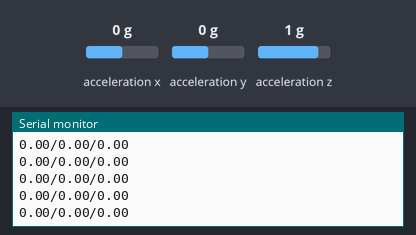
This sketch was run on a simulated Arduino Uno, built with avr-gcc and run on an emulated ATmega328P. Shown: the last lines printed to the serial monitor. Wiring (inferred from the names in the program): ADXL345 accelerometer at I2C address 0x53. Inputs (shaded band) come from the test bench; at power-on: acceleration x 0 g, acceleration y 0 g, acceleration z 1 g.

Above: at 1.2 s.
1.3 s: acceleration x set to -0.2 g
At 2.3 s:
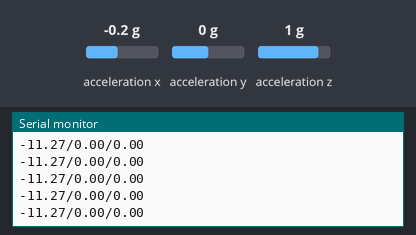
4.3 s: acceleration y set to -0.2 g
At 5.3 s:
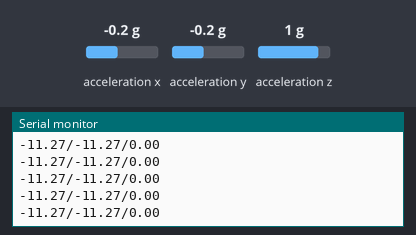
Timing chart, 0 to 7.3 s (numbered marks = the images above; inputs shaded):
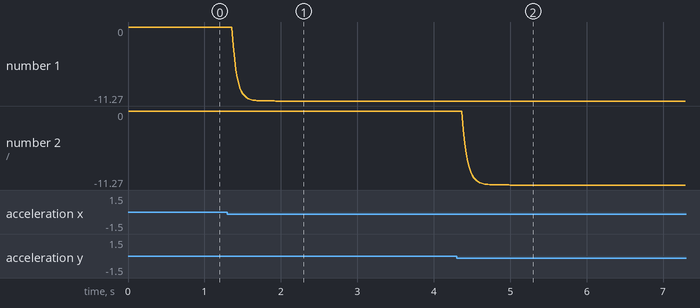

The sketch:

accelerometer.ino
```cpp
/*
    Arduino and ADXL345 Accelerometer - 3D Visualization Example
     by Dejan, https://howtomechatronics.com
*/
#include <Wire.h>  // Wire library - used for I2C communication

int ADXL345 = 0x53; // The ADXL345 sensor I2C address

int X_out, Y_out, Z_out;  // Outputs
float roll,pitch,rollF,pitchF, z, zF;

void setup() {
  Serial.begin(9600); // Initiate serial communication for printing the results on the Serial monitor

  Wire.begin(); // Initiate the Wire library
  // Set ADXL345 in measuring mode
  Wire.beginTransmission(ADXL345); // Start communicating with the device
  Wire.write(0x2D); // Access/ talk to POWER_CTL Register - 0x2D
  // Enable measurement
  Wire.write(8); // Bit D3 High for measuring enable (8dec -> 0000 1000 binary)
  Wire.endTransmission();
  delay(10);

  /*
  //Off-set Calibration
  //X-axis
  Wire.beginTransmission(ADXL345);
  Wire.write(0x1E);
  Wire.write(1);
  Wire.endTransmission();
  delay(10);
  //Y-axis
  Wire.beginTransmission(ADXL345);
  Wire.write(0x1F);
  Wire.write(-2);
  Wire.endTransmission();
  delay(10);

  //Z-axis
  Wire.beginTransmission(ADXL345);
  Wire.write(0x20);
  Wire.write(-9);
  Wire.endTransmission();
  delay(10);
  */
}

int sign(int x){
  if (x < 0)return -1;
  if (x > 0) return 1;
  return 0;
}

void loop() {
  // === Read acceleromter data === //
  Wire.beginTransmission(ADXL345);
  Wire.write(0x32); // Start with register 0x32 (ACCEL_XOUT_H)
  Wire.endTransmission(false);
  Wire.requestFrom(ADXL345, 6, true); // Read 6 registers total, each axis value is stored in 2 registers
  X_out = ( Wire.read() | Wire.read() << 8); // X-axis value
  Y_out = ( Wire.read() | Wire.read() << 8); // Y-axis value
  Z_out = ( Wire.read() | Wire.read() << 8); // Z-axis value

  // Calculate Roll and Pitch (rotation around X-axis, rotation around Y-axis)

  roll = atan2(X_out, Z_out) * 180.0 / PI;
  pitch = atan2(Y_out, Z_out) * 180.0 / PI;
  int lower_bound = 50;
  if (pow(X_out, 2) + pow(Z_out, 2) < pow(lower_bound, 2) * 2) roll=0;
  if (pow(Y_out, 2) + pow(Z_out, 2) < pow(lower_bound, 2) * 2) pitch =0;

  /*roll = atan2(Y_out, sqrt(pow(X_out, 2) + pow(Z_out, 2))) * 180 / PI;
  pitch = atan2(-1 * X_out, sqrt(pow(Y_out, 2) + pow(Z_out, 2))) * 180 / PI;*/


  // Low-pass filter
  rollF = 0.75 * rollF + 0.25 * roll;
  pitchF = 0.75 * pitchF + 0.25 * pitch;
  zF = 0.75 * zF + 0.25 * z;

  Serial.print(rollF);
  Serial.print("/");
  Serial.print(pitchF);
  Serial.print("/");
  Serial.println(zF);
}
```

Measured:
- after the input at 1.3 s, the serial monitor: prints a new line after 0.08 s (image 1)
- after the input at 4.3 s, the serial monitor: prints a new line after 0.08 s (image 2)
- plotted number 1: 0 → -11.27 after the input at 1.3 s
